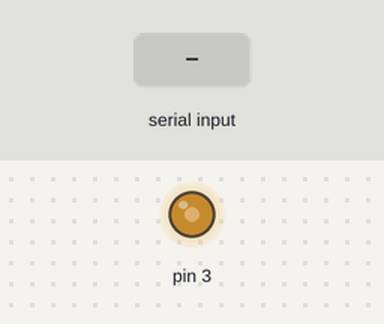
The sketch below on a simulated Arduino Uno, built with avr-gcc and run on an emulated ATmega328P. Shown: output pins drawn as LEDs (lit = HIGH). Inputs (shaded band) come from the test bench. What the sketch prints to the serial monitor is not drawn.

Above: at 1.2 s.
1.3 s: "$" received over Serial
At 2.3 s:
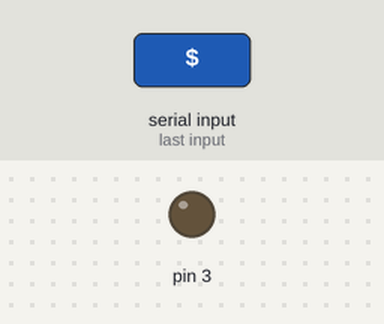
Timing chart, 0 to 4.3 s (numbered marks = the images above; inputs shaded):
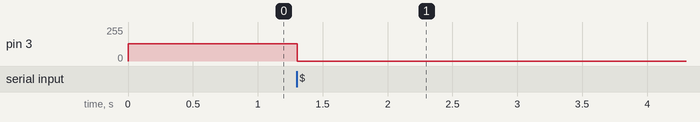

The sketch:

a.ino
```cpp
byte counter;
byte PWM_Input=128, low, high;
int dataIn;
void setup(){
pinMode(3, OUTPUT);
Serial.begin(115200);
}


void loop(){

analogWrite(3, PWM_Input);

Serial.print("$I'm counting ");
Serial.print(counter);
Serial.print('#');
Serial.print(char(low));
Serial.print(char(high));
counter++;
while(1){
  delay(1);
  Serial.print(2);
if(Serial.read()=='$'){
  delay(1);
  low = Serial.read();
  delay(1);
  high = Serial.read();
  break;}}

  dataIn = word(high, low);

 if(dataIn>680)
 dataIn=680;
 if(dataIn<400)
 dataIn=400;
 PWM_Input =  map(dataIn, 400, 680, 0, 255);


}
```

Measured:
- after the input at 1.3 s, pin 3: 128/255 → 0/255 at once
